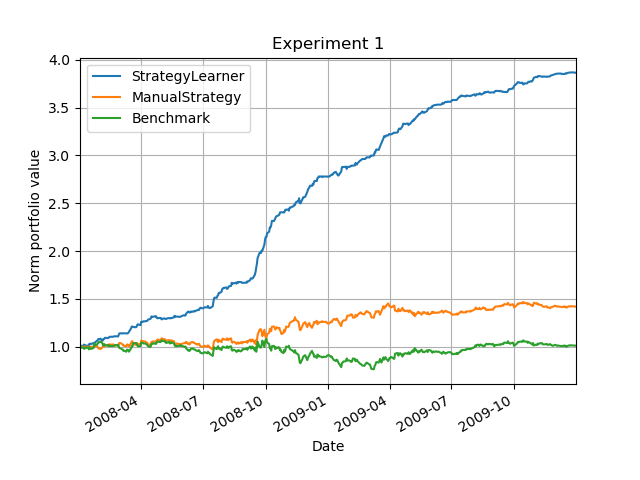

Reproduce this figure in Python.
# %%
import StrategyLearner as sl
import pandas as pd
import datetime as dt
from marketsimcode import compute_portvals
import matplotlib.pyplot as plt
import ManualStrategy

# %%
def author():
    return 'mwu344'

# %%
def experiment1(debug=False):
    
    commission = 9.95
    impact = 0.005
    start_value = 100000
    start_date = dt.datetime(2008,1,1)
    end_date = dt.datetime(2009,12,31)

    ms = ManualStrategy.ManualStrategy()
    df_trades_ms = ms.testPolicy(symbol='JPM', sd=start_date, ed=end_date, sv=start_value)
    df_portval_ms = compute_portvals(df_trades_ms, commission=commission, impact=impact)

    learner = sl.StrategyLearner(verbose=False, impact=impact, commission=commission)
    learner.add_evidence(symbol='JPM', sd=start_date, ed=end_date, sv=start_value)
    df_trades_sl = learner.testPolicy(symbol='JPM', sd=start_date, ed=end_date, sv=start_value)
    df_portval_sl = compute_portvals(df_trades_sl, impact=impact, commission=commission)

    df_trades_bm = pd.DataFrame(0, index=df_trades_sl.index, columns=df_trades_sl.columns)
    df_trades_bm.iloc[0] = 1000
    df_portval_bm = compute_portvals(df_trades_bm, commission=commission, impact=impact)

    df_compare = pd.DataFrame(index=df_portval_sl.index, columns=['StrategyLearner', 'ManualStrategy', 'Benchmark'])
    df_compare.StrategyLearner = df_portval_sl / df_portval_sl.iloc[0]
    df_compare.ManualStrategy = df_portval_ms / df_portval_ms.iloc[0]
    df_compare.Benchmark = df_portval_bm / df_portval_bm.iloc[0]

    df_compare.plot()
    plt.xlabel('Date')
    plt.ylabel('Norm portfolio value')
    plt.grid()
    plt.title('Experiment 1')

    if debug:
        plt.show()
    else:
        plt.savefig('experiment1.png')

# %%
if __name__ == "__main__":

    experiment1(debug=True)
